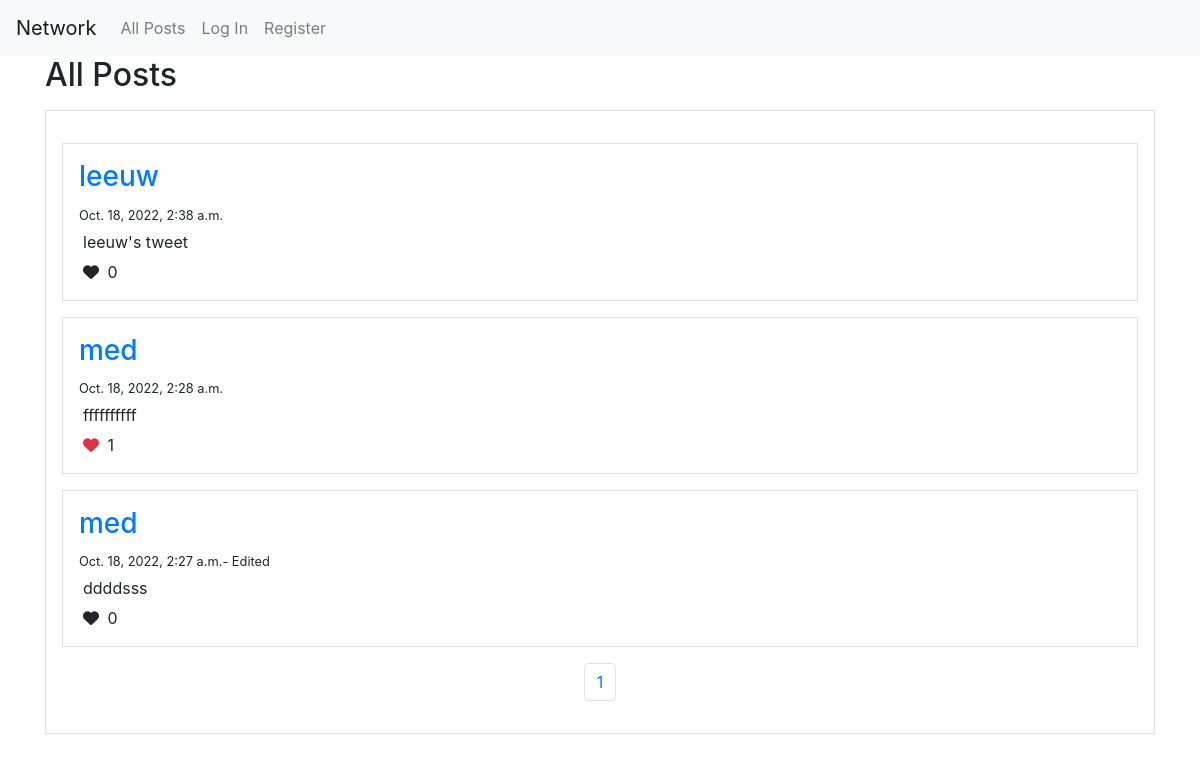
The app's page /, older data.
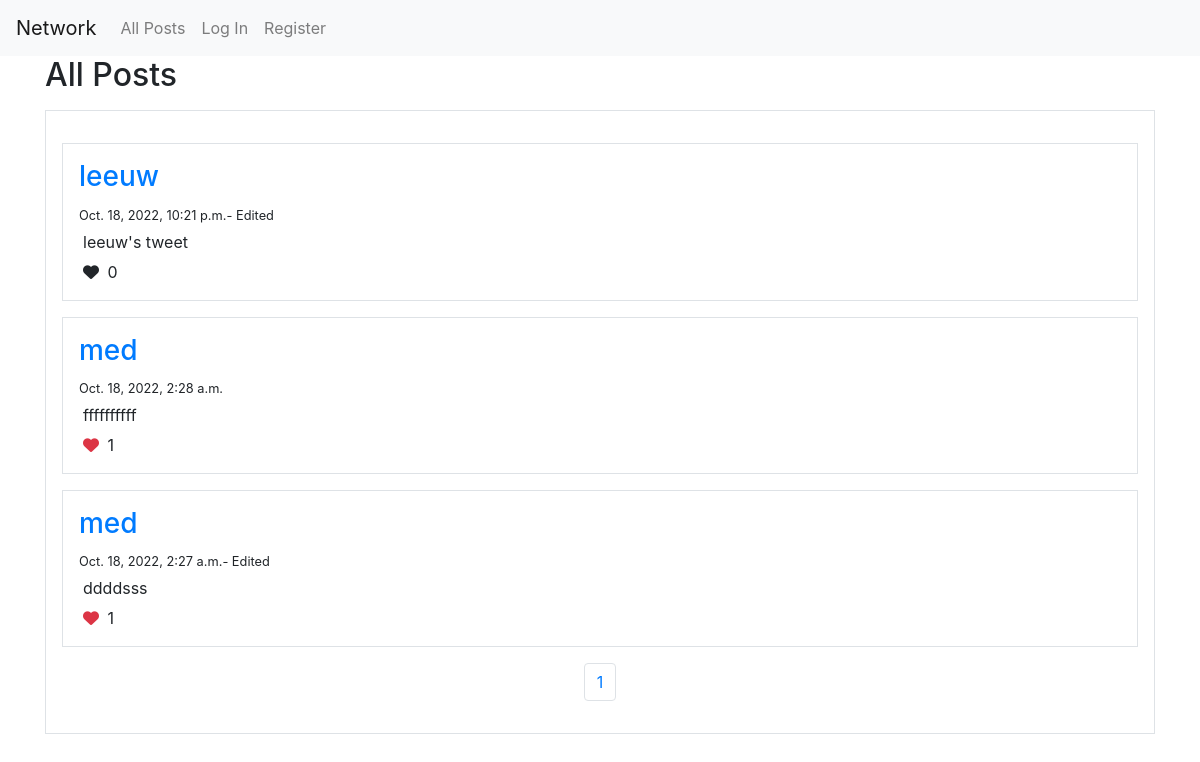
The same page, newer data.
### network/models.py (models this page shows, shortened)
class Posts(models.Model):
    poster = models.ForeignKey(User, on_delete= models.CASCADE, related_name='posts')
    likes = models.ManyToManyField(User, related_name='likes')
    content = models.TextField()
    edited = models.BooleanField(default=False)
    createdAt = models.DateTimeField()
    editedAt = models.DateTimeField(null=True, blank=True)

class User(AbstractUser):
    pass

### network/views.py (the view)
# urls.py: path("", views.index, name="index"),
def index(request):
    posts = Posts.objects.all().order_by('-editedAt')
    page_obj, page_number, last_page = paginator(request, posts)
    form = PostsForm()
    return render(request, "network/index.html", {'form': form,'posts' : page_obj, "current_page": page_number, "last_page": last_page})

### network/helper.py (called while the page is built)
def paginator(request, posts):
    paginator = Paginator(posts, 10)
    page_number = request.GET.get('page')
    if(page_number):
        page_number = int(page_number)
    else:
        page_number = 1
    page_obj = paginator.get_page(page_number)
    return page_obj, page_number, paginator.num_pages

### network/templates/network/index.html (shortened to what this page needs)
{% extends "network/layout.html" %}
{% load static %}
{% block body %}
    <div class="container">
        <h2>All Posts</h2>
        <div class="border p-3 my-3" id="new_posts">
            {%if posts|length%}
                {% for post in posts %}
                    <div class="border p-3 my-3" id="post-{{post.id}}">
                        <div>
                            <h3>
                                {%if user.id == post.poster.id%}
                                <a href="{%url 'me'%}">
                                    You
                                </a>
                                {%else%}
                                <a href="{%url 'profile' post.poster%}-{{post.poster.id}}">
                                    {{post.poster}}
                                </a>
                                {%endif%}
                            </h3>
                        </div>
                        <div>
                            <small>
                                {%if post.edited%}
                                    {{post.editedAt}}- Edited
                                {%else%}
                                    {{post.createdAt}}
                                {%endif%}
                            </small>
                        </div>
                        <div class="m-1" id="post_content-{{post.id}}">
                            {{post.content}}
                        </div>
                        <div class="d-flex">
                            <form id="like_post_form_{{post.id}}">
                                <button class="btn btn-none border-0 p-0 like_post_btn" type="submit">
                                    {%if post.likes.all|length %}
                                    <i class="mx-1 fa fa-heart text-danger" id="fa-heart-{{post.id}}"></i>
                                    {%else%}
                                    <i class="mx-1 fa fa-heart" id="fa-heart-{{post.id}}"></i>
                                    {%endif%}
                                    <span id="span_like_{{post.id}}">{{post.likes.all | length}}</span>
                                </button>
                            </form>
                        </div>
                    </div>
                {%endfor%}
                <div class="d-flex justify-content-center">
                    <nav aria-label="Page navigation example">
                        <ul class="pagination">
                            <li class="page-item"><a class="page-link" href="?page={{current_page}}">{{current_page}}</a></li>
                        </ul>
                      </nav>
                </div>
            {%else%}
                <div class="d-flex justify-content-center" id="nopost">
                    <p>No posts yet!</p>
                </div>
            {%endif%}
        </div>
    </div>
{% endblock %}

Row changes from the older to the newer data that the page shows:
changed Posts "leeuw's tweet": editedAt (not shown) → "Oct. 18, 2022, 10:21 p.m."; createdAt "Oct. 18, 2022, 2:38 a.m." → (not shown)
computed for Posts "ddddsss": likes.all|length "0" → "1"
